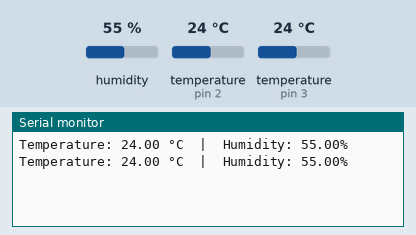
A sketch run on a simulated Arduino Uno, built with avr-gcc and run on an emulated ATmega328P. On the bench: the last lines printed to the serial monitor. The inputs (shaded band) are chosen by the test bench; at power-on: humidity 55 %, temperature (sensors on pin 2, pin 3) 24 °C.

Above: at 3.3 s.
3.4 s: humidity set to 22 %
At 5.6 s:
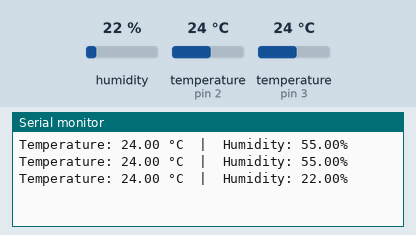
5.9 s: temperature (sensor on pin 2) set to 12 °C
At 6.8 s:
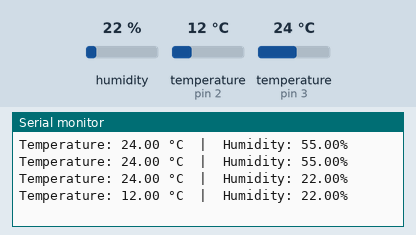
8.4 s: humidity set to 40 %
At 10.6 s:
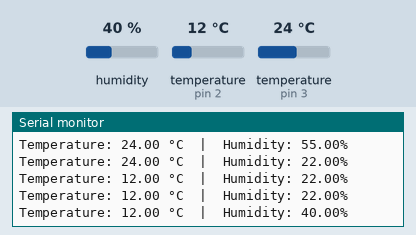
10.9 s: temperature (sensor on pin 2) set to 19 °C
At 12.0 s:
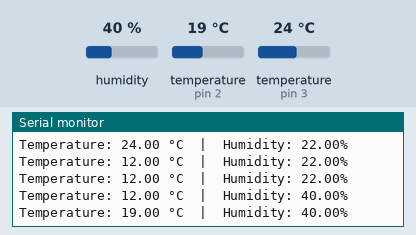
Timing chart, 0 to 13.9 s (numbered marks = the images above; inputs shaded):
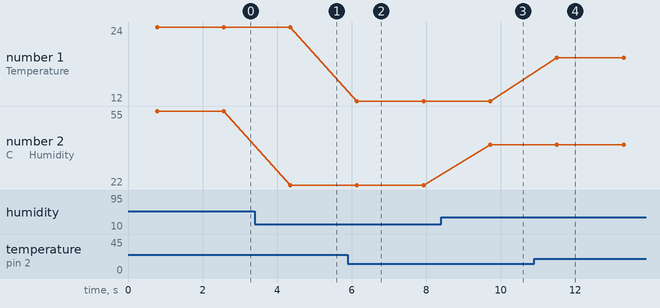

Measured:
- after the input at 3.4 s, the serial monitor: prints a new line after 0.96 s (image 1)
- after the input at 5.9 s, the serial monitor: prints a new line after 0.24 s (image 2)
- after the input at 8.4 s, the serial monitor: prints a new line after 1.3 s (image 3)
- after the input at 10.9 s, the serial monitor: prints a new line after 0.61 s (image 4)
- plotted number 1: 24 → 12 after the input at 5.9 s, 12 → 19 after the input at 10.9 s
- plotted number 2: 55 → 22 after the input at 3.4 s, 22 → 40 after the input at 8.4 s

The sketch:

bioreactor_2.ino
```cpp
// Adapted from makerguides.com and circuitbasics.com (3/12/21)
// Uses a DS18B20 temperature sensor and DHT11 humidity sensor to find the temperature/humidity

// Include the Arduino libraries
#include <OneWire.h>
#include <DallasTemperature.h>
#include <dht.h>

// Instantiate OneWire and DallasTemperature for the DS18B20
#define ONE_WIRE_BUS 2
OneWire oneWire(ONE_WIRE_BUS);
DallasTemperature sensors(&oneWire);

// Instantiate a DHT object for the DHT11
dht DHT;
#define DHT11_PIN 3

void setup() {
  Serial.begin(9600);

  // Start up DallasTemperature
  sensors.begin();
}
void loop() {
  // Find temperature
  sensors.requestTemperatures();
  float tempC = sensors.getTempCByIndex(0); // the index 0 refers to the first device
  // Print the temperature
  Serial.print("Temperature: ");
  Serial.print(tempC);
  Serial.print(" \xC2\xB0"); // shows degree symbol
  Serial.print("C  |  ");

  // Find humidity
  int chk = DHT.read11(DHT11_PIN);
  // Print the humidity
  Serial.print("Humidity: ");
  Serial.print(DHT.humidity);
  Serial.println("%");

  // Wait 1 second
  delay(1000);
}
```
